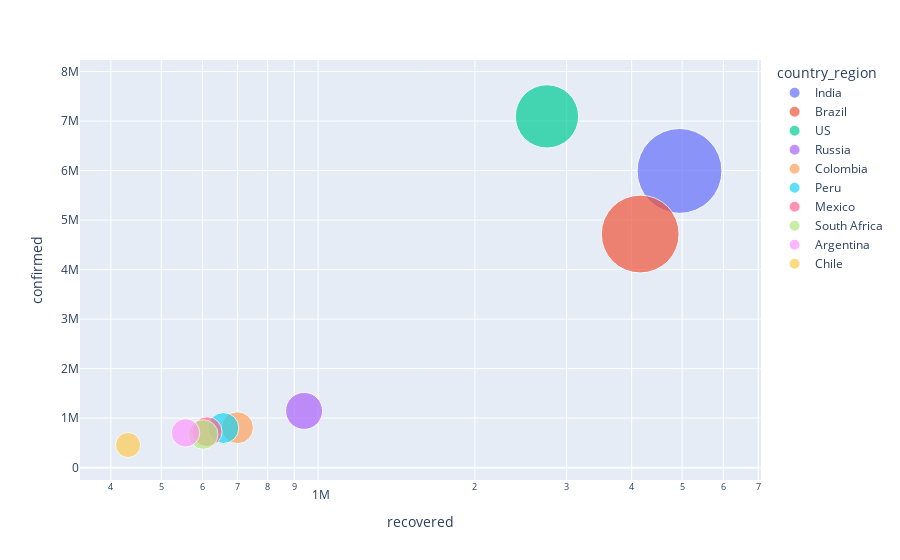

Notebook source saved alongside this figure:
### Code cell
#Active Cases
top_10_recovered = country_df.sort_values(by="recovered", ascending=False).head(10)
fig = px.scatter(top_10_recovered, 
                 x="recovered", y="confirmed",size="recovered", color="country_region",
                 hover_name="country_region", log_x=True, size_max=60)
fig.show()

### Figure 1 — Plotly figure (JSON) as saved in the notebook; plotly's stock layout.template omitted (floating-point values rounded to 4 significant figures)
{"data": [{"hovertemplate": "<b>%{hovertext}</b><br><br>country_region=India<br>recovered=%{marker.size}<br>confirmed=%{y}<extra></extra>", "hovertext": ["India"], "legendgroup": "India", "marker": {"color": "#636efa", "size": [4941627], "sizemode": "area", "sizeref": 1373.0, "symbol": "circle"}, "mode": "markers", "name": "India", "orientation": "v", "showlegend": true, "type": "scatter", "x": [4941627], "xaxis": "x", "y": [5992532], "yaxis": "y"}, {"hovertemplate": "<b>%{hovertext}</b><br><br>country_region=Brazil<br>recovered=%{marker.size}<br>confirmed=%{y}<extra></extra>", "hovertext": ["Brazil"], "legendgroup": "Brazil", "marker": {"color": "#EF553B", "size": [4153307], "sizemode": "area", "sizeref": 1373.0, "symbol": "circle"}, "mode": "markers", "name": "Brazil", "orientation": "v", "showlegend": true, "type": "scatter", "x": [4153307], "xaxis": "x", "y": [4717991], "yaxis": "y"}, {"hovertemplate": "<b>%{hovertext}</b><br><br>country_region=US<br>recovered=%{marker.size}<br>confirmed=%{y}<extra></extra>", "hovertext": ["US"], "legendgroup": "US", "marker": {"color": "#00cc96", "size": [2750459], "sizemode": "area", "sizeref": 1373.0, "symbol": "circle"}, "mode": "markers", "name": "US", "orientation": "v", "showlegend": true, "type": "scatter", "x": [2750459], "xaxis": "x", "y": [7094145], "yaxis": "y"}, {"hovertemplate": "<b>%{hovertext}</b><br><br>country_region=Russia<br>recovered=%{marker.size}<br>confirmed=%{y}<extra></extra>", "hovertext": ["Russia"], "legendgroup": "Russia", "marker": {"color": "#ab63fa", "size": [939921], "sizemode": "area", "sizeref": 1373.0, "symbol": "circle"}, "mode": "markers", "name": "Russia", "orientation": "v", "showlegend": true, "type": "scatter", "x": [939921], "xaxis": "x", "y": [1146273], "yaxis": "y"}, {"hovertemplate": "<b>%{hovertext}</b><br><br>country_region=Colombia<br>recovered=%{marker.size}<br>confirmed=%{y}<extra></extra>", "hovertext": ["Colombia"], "legendgroup": "Colombia", "marker": {"color": "#FFA15A", "size": [700112], "sizemode": "area", "sizeref": 1373.0, "symbol": "circle"}, "mode": "markers", "name": "Colombia", "orientation": "v", "showlegend": true, "type": "scatter", "x": [700112], "xaxis": "x", "y": [806038], "yaxis": "y"}, {"hovertemplate": "<b>%{hovertext}</b><br><br>country_region=Peru<br>recovered=%{marker.size}<br>confirmed=%{y}<extra></extra>", "hovertext": ["Peru"], "legendgroup": "Peru", "marker": {"color": "#19d3f3", "size": [657836], "sizemode": "area", "sizeref": 1373.0, "symbol": "circle"}, "mode": "markers", "name": "Peru", "orientation": "v", "showlegend": true, "type": "scatter", "x": [657836], "xaxis": "x", "y": [800142], "yaxis": "y"}, {"hovertemplate": "<b>%{hovertext}</b><br><br>country_region=Mexico<br>recovered=%{marker.size}<br>confirmed=%{y}<extra></extra>", "hovertext": ["Mexico"], "legendgroup": "Mexico", "marker": {"color": "#FF6692", "size": [612361], "sizemode": "area", "sizeref": 1373.0, "symbol": "circle"}, "mode": "markers", "name": "Mexico", "orientation": "v", "showlegend": true, "type": "scatter", "x": [612361], "xaxis": "x", "y": [726431], "yaxis": "y"}, {"hovertemplate": "<b>%{hovertext}</b><br><br>country_region=South Africa<br>recovered=%{marker.size}<br>confirmed=%{y}<extra></extra>", "hovertext": ["South Africa"], "legendgroup": "South Africa", "marker": {"color": "#B6E880", "size": [601818], "sizemode": "area", "sizeref": 1373.0, "symbol": "circle"}, "mode": "markers", "name": "South Africa", "orientation": "v", "showlegend": true, "type": "scatter", "x": [601818], "xaxis": "x", "y": [669498], "yaxis": "y"}, {"hovertemplate": "<b>%{hovertext}</b><br><br>country_region=Argentina<br>recovered=%{marker.size}<br>confirmed=%{y}<extra></extra>", "hovertext": ["Argentina"], "legendgroup": "Argentina", "marker": {"color": "#FF97FF", "size": [556489], "sizemode": "area", "sizeref": 1373.0, "symbol": "circle"}, "mode": "markers", "name": "Argentina", "orientation": "v", "showlegend": true, "type": "scatter", "x": [556489], "xaxis": "x", "y": [702484], "yaxis": "y"}, {"hovertemplate": "<b>%{hovertext}</b><br><br>country_region=Chile<br>recovered=%{marker.size}<br>confirmed=%{y}<extra></extra>", "hovertext": ["Chile"], "legendgroup": "Chile", "marker": {"color": "#FECB52", "size": [431704], "sizemode": "area", "sizeref": 1373.0, "symbol": "circle"}, "mode": "markers", "name": "Chile", "orientation": "v", "showlegend": true, "type": "scatter", "x": [431704], "xaxis": "x", "y": [457901], "yaxis": "y"}], "layout": {"legend": {"itemsizing": "constant", "title": {"text": "country_region"}, "tracegroupgap": 0}, "margin": {"t": 60}, "xaxis": {"anchor": "y", "domain": [0, 1], "title": {"text": "recovered"}, "type": "log"}, "yaxis": {"anchor": "x", "domain": [0, 1], "title": {"text": "confirmed"}}}}
